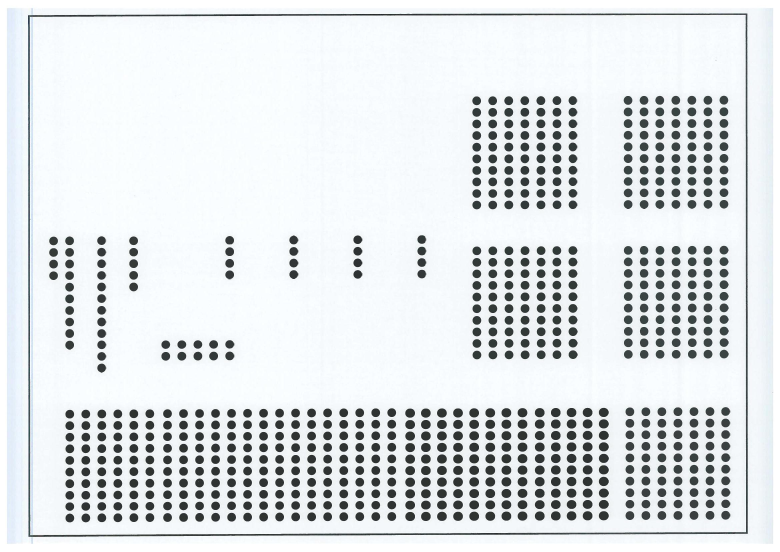
#> input picture tests/test_template.jpg, 2339 x 1656 px, found by its file name (shown at 1/3 size)
$ python questions.py
#> lines starting #> are read from the running program, lines starting #| are printed output that depends on the picture; after the words box and inside, x2 and y2 are one past the last pixel; in counts of white or black regions, pixels touching at a corner belong together
### formpy/utils/img_processing.py
from __future__ import annotations

import cv2
import numpy as np


class ImageAlignmentError(Exception):
    pass


def show_img(img: np.ndarray | list[np.ndarray], time: int = 0) -> None:
    """Utility to display all images in a window with window name = window(i)
    where i = index

    Args:
        img (np.ndarray | list[np.ndarray]): image to display as
        array read into array e.g. via cv2.imread()
        time (int, optional): Delay time in millisec to display window.
        Defaults to 0.
    """

    if type(img) != list:
        cv2.imshow("window", img)
    else:
        for i, im in enumerate(img):
            cv2.imshow("window" + str(i), im)
    cv2.waitKey(time)
    if time == 0:
        cv2.destroyAllWindows()


def thresh_img(
    img: np.ndarray, min_thresh: int = 100, max_thresh: int = 255
) -> np.ndarray:
    """Convert image to binary black and white image using thresholds

    Args:
        img (np.ndarray): image to threshold read into array
        e.g. via cv2.imread()
        min_thresh (int, optional): Pixels below this grayscale value will be
        converted to white pixels . Defaults to 100.
        max_thresh (int, optional): Pixels above this grayscale value will be
        converted to black pixels. Defaults to 255.

    Returns:
        np.ndarray: thresholded image with only black or white pixels
    """
    if len(img.shape) == 3 and img.shape[2] == 3:
        # three channels aka coloured img
        img_gray = cv2.cvtColor(img, cv2.COLOR_BGR2GRAY)
    else:
        # img already greyscale
        img_gray = img
    _, img_thresh = cv2.threshold(
        img_gray, min_thresh, max_thresh, cv2.THRESH_BINARY_INV
    )

    return img_thresh


def get_perspective_matrix(ordered_corner_pts: np.ndarray) -> np.ndarray:
    """Calculates a matrix from the corners of the aligment feature

    Args:
        ordered_corner_pts (np.ndarray): Corner points of rectangle alignment
        feature,
        ordered from top-left clockwise

    Returns:
        np.ndarray: perspective matrix to use to align page using
        cv2.getPerspectiveTransform()
    """
    # unpack ordered pts to find widths and heights
    (tl, tr, br, bl) = ordered_corner_pts

    # use euclidean distances (finally a use for pythagoras lol) -
    # taken from pyimagesearch.com
    widthA = np.sqrt(((br[0] - bl[0]) ** 2) + ((br[1] - bl[1]) ** 2))
    widthB = np.sqrt(((tr[0] - tl[0]) ** 2) + ((tr[1] - tl[1]) ** 2))
    heightA = np.sqrt(((tr[0] - br[0]) ** 2) + ((tr[1] - br[1]) ** 2))
    heightB = np.sqrt(((tl[0] - bl[0]) ** 2) + ((tl[1] - bl[1]) ** 2))

    # find max heights/widths - i.e from top/bottom, left/right
    maxWidth = max(int(widthA), int(widthB))
    maxHeight = max(int(heightA), int(heightB))

    # initialise dst array for transformation -
    # i.e. map corners of img onto this matrix
    dst = np.array(
        [
            [0, 0],
            [maxWidth - 1, 0],
            [maxWidth - 1, maxHeight - 1],
            [0, maxHeight - 1],
        ],
        dtype="float32",
    )

    return dst


def get_outer_box(img: np.ndarray) -> np.ndarray:
    """Finds the rectangle alignment feature in the image

    Args:
        img (np.ndarray): image to detect the outer box from

    Raises:
        ImageAlignmentError: if outer box is not detected

    Returns:
        np.ndarray: returns the 4 coordinates of the corners of the rectangle
        alignment feature,
        ordered from top-left clockwise
    """
    # enhance image to improve contour detection
    if len(img.shape) == 3:
        img_gray = cv2.cvtColor(img, cv2.COLOR_BGR2GRAY)
    else:
        img_gray = img
    img_bilat = cv2.bilateralFilter(img_gray, 11, 500, 0)
    img_edge = cv2.Canny(img_bilat, 20, 100)

    # find outer rectangle

    conts, _ = cv2.findContours(img_edge, cv2.RETR_LIST, cv2.CHAIN_APPROX_SIMPLE)
    # find top 10 biggest contours by area
    areas = []
    for c in conts:
        areas.append([c, cv2.contourArea(c), cv2.arcLength(c, True)])

    # sort by arclength and area - (neither work consistently for now :( )
    length_sort = sorted(areas, key=lambda x: x[2], reverse=True)
    area_sort = sorted(areas, key=lambda x: x[1], reverse=True)

    area_conts = [i[0] for i in area_sort]
    length_conts = [i[0] for i in length_sort]

    area_cont_max_x = max(i[0][0] for i in area_conts[0])
    area_cont_max_y = max(i[0][1] for i in area_conts[0])
    length_cont_max_x = max(i[0][0] for i in length_conts[0])
    length_cont_max_y = max(i[0][1] for i in length_conts[0])

    if area_cont_max_x >= length_cont_max_x:
        if area_cont_max_y >= length_cont_max_y:
            # outer contour found with area method
            top_contours = area_sort[:5]
        else:
            raise ImageAlignmentError("Image Alignment Failed: outer box not detected")
    elif area_cont_max_x < length_cont_max_x:
        if area_cont_max_y < length_cont_max_y:
            # outer contour found with length method
            top_contours = length_sort[:5]
        else:
            raise ImageAlignmentError("Image Alignment Failed: outer box not detected")

    # find outer rectangle
    for c in top_contours:
        # approximate curve to check if its rectangularish
        approx = cv2.approxPolyDP(c[0], 0.0015 * c[2], True)
        # check number of corners in apprximated polygon
        if len(approx) >= 4:
            pts = np.zeros((4, 2), dtype="float32")
            # top left
            pts[0] = approx[np.argmin(approx.sum(axis=2))]
            # top right
            pts[2] = approx[np.argmax(approx.sum(axis=2))]

            # smallest difference x-y = top right
            pts[1] = approx[np.argmin(np.diff(approx, axis=2))]
            # largest difference x-y = bottom left
            pts[3] = approx[np.argmax(np.diff(approx, axis=2))]

            break

    return pts


def align_page(img: np.ndarray, corner_pts: np.ndarray | None = None) -> np.ndarray:
    """Applys perspective transform to align the image using a rectangle
    alignment feature on the image

    Args:
        img (np.ndarray): image of form or template read into array
        e.g. via cv2.imread()
        corner_pts (np.ndarray | None, optional): 4 coordinates of the corners
        of the rectangle alignment feature,
        ordered from top-left clockwise. Defaults to None, and the rectangle
        feature will be detected automatically.

    Returns:
        np.ndarray: aligned image
    """

    if corner_pts is not None:
        ordered_pts = corner_pts
    else:
        ordered_pts = get_outer_box(img)

    dst = get_perspective_matrix(ordered_pts)

    width = int(dst[2][0])
    height = int(dst[2][1])

    # transformation matrix
    matrix = cv2.getPerspectiveTransform(ordered_pts, dst)

    # transform image and resize to original size
    # (map spots to correct locations)
    img_warp = cv2.warpPerspective(img, matrix, (width, height))

    # TODO add rotation feature (separate func probably) -
    # TODO add detection mechanism for choosing rotation
    # e.g. top left spot or something

    # if img_warp.shape[0] > img_warp.shape[1]:
    #     img_warp = cv2.rotate(img_warp, cv2.ROTATE_90_CLOCKWISE)

    return img_warp


def process_img(img: np.ndarray) -> np.ndarray:
    """Converts image to binary black & white and aligns the page using the
    rectangle alignment feature

    Args:
        img (np.ndarray): image read into array e.g. via cv2.imread()

    Returns:
        np.ndarray: binary black and white, aligned image
    """

    img_thresh = thresh_img(img)
    img_aligned = align_page(img_thresh)
    return img_aligned

### formpy/questions.py
"""
This module contains the Question, Answer and Form classes.

A Form class will represent one page of a completed form that contains a
list of questions. Each question contains a list of possible answers
which are defined by their x,y coordinates, radius and threshold which
is used to check the filled in status and find answer(s) to question.
"""
# TODO remove class inheritance from form and class - no overlapping methods etc
# TODO make template a property of the form to access question/answer instances
# TODO i.e. form.template.question.answers[0].filled -> True
# TODO or make question/answer directly accessible from form object after it has been instantiated with a template
# TODO i.e. for form.__init__(): self.questions = self.template.questions
from __future__ import annotations

import json
from typing import Tuple

import cv2
import numpy as np

import formpy.utils.img_processing as ip
from formpy.utils.template_definition import find_spots

CIRCLE_RADIUS = 15


class Answer:
    """Class to represent answer and fill status."""

    def __init__(
        self,
        x: int,
        y: int,
        value: str,
        circle_radius: int = CIRCLE_RADIUS,
        filled_threshold: float = 0.8,
    ):
        """Individual spot corresponding to one possible answer.

        Args:
            x (int): x coordinate of answer
            y (int): y coordinate of answer
            circle_radius (int): radius of answer spot
            form_img (np.ndarray): image of form.
            value (str): value that the answer represents.
        """
        self.x = x
        self.y = y
        self.circle_radius = circle_radius
        self.value = value
        self.filled_threshold = filled_threshold

    def is_filled(self, form_img) -> bool:
        return self.calc_filled_perc(form_img) >= self.filled_threshold

    # [20 lines left out: functions mark_answer, calc_filled_perc, not called in this run]


class Question:
    """Class to represent a question containing multiple possible answers."""

    def __init__(
        self, question_id: int, answers: list[Answer], multiple: bool
    ):
        """Return Question instance to represent group of answers belonging to a question.

        Args:
            question_id (int): Unique ID to keep track of question number.
            form_img (np.ndarray): image of form.
            answers (list[Answer]): All spots that reference a possible answer.
            multiple (bool): Set to true if question has multiple possible answers.
        """
        self.answers = answers
        self.multiple = multiple
        self.question_id = question_id

    # [6 lines left out: function question_img, not called in this run]

    @property
    def search_area_x0(self):
        return min([ans.x for ans in self.answers])

    @property
    def search_area_x1(self):
        return max([ans.x for ans in self.answers])

    @property
    def search_area_y0(self):
        return min([ans.y for ans in self.answers])

    @property
    def search_area_y1(self):
        return max([ans.y for ans in self.answers])

    # [12 lines left out: function find_answers, not called in this run]


class Form:
    """Class to represent a single paged form containing questions."""

    # [16 lines left out: function __init__, not called in this run]

    def __repr__(self) -> str:
        return f"Form with {len(self.questions)} questions and {sum([len(i.answers) for i in self.questions])}"

    # [20 lines left out: function mark_all_answers, not called in this run]


class Template:
    def __init__(self, img: np.ndarray, questions: list[Question], circle_radius:int=CIRCLE_RADIUS):
        self.questions = questions
        self.img = ip.process_img(img)
        self.circle_radius = circle_radius

    # [83 lines left out: function from_img_template, not called in this run]

    @classmethod
    def from_json(cls, json_path: str, img_path: str) -> Form:
        """Return Form instance from pre-configured JSON.

        Args:
            json_path (str): Path to JSON containing configuration for form template.
            img_path (str): Path to image of template.

        Returns:
            Form: Return form instantiated from JSON config and image.
        """
#> called with json_path = 'tests/test_template.json', img_path = 'tests/test_template.jpg'
        #TODO add circle radius metadata
        img = cv2.imread(img_path)
#> img is the input picture: shape (1656, 2339, 3); mean B, G, R 229, 226.9, 222.7

        with open(json_path, "r") as fp:
#> (reads tests/test_template.json from the repository)
            template = json.load(fp)

        questions = []

        for question_id in template.keys():
            answers = []

            for answer in template[question_id]:
                x, y = answer["answer_coords"]
                answer_val = answer["answer_val"]
                answers.append(Answer(x, y, answer_val))

            question = Question(
                question_id=int(question_id), answers=answers, multiple=None
            )
            questions.append(question)

        return Template(img, questions)
#> in thresh_img, `_, img_thresh = cv2.threshold( img_gray, min_thresh, max_thresh, cv2.T..`:
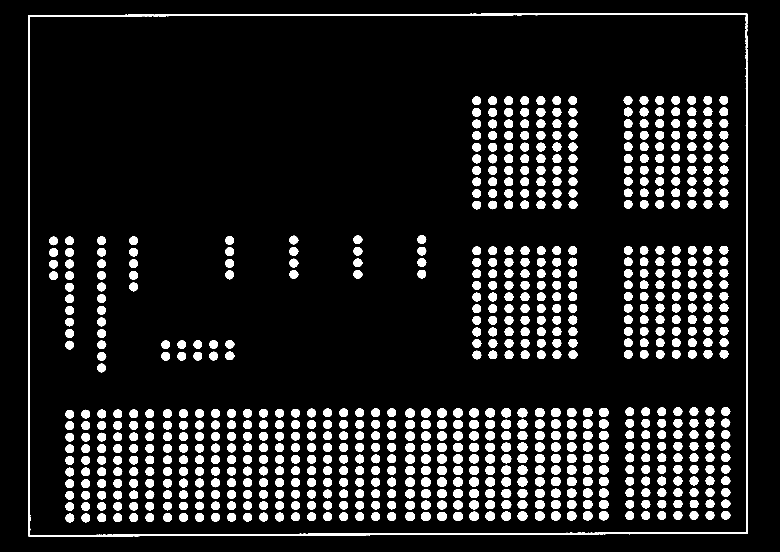
#> img_thresh: shape (1656, 2339) (shown at 1/3 size); 11.1% white; 751 white regions (3 under 20 px), largest, box (x1, y1, x2, y2) and area: (84, 41, 2243, 1610) 32298, (1553, 1432, 1582, 1459) 627, (1408, 1432, 1437, 1459) 626
#> in get_outer_box, `img_edge = cv2.Canny(img_bilat, 20, 100)`:
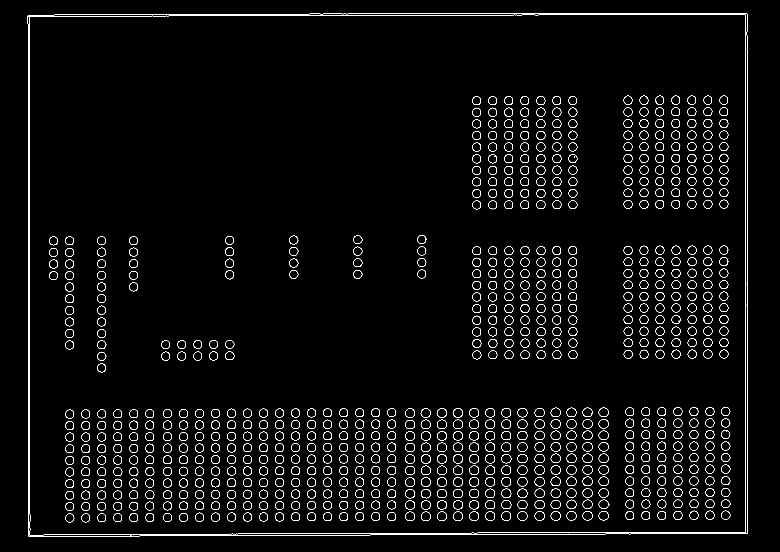
#> img_edge: shape (1656, 2339) (shown at 1/3 size); 2% white in thin lines or dots, all inside (x1, y1, x2, y2) = (83, 40, 2243, 1610)
#> in get_outer_box, `conts, _ = cv2.findContours(img_edge, cv2.RETR_LIST, cv2.CHAIN_APPROX_..`: conts = 1510 contours, 28 with area under 20; largest, box (x1, y1, x2, y2) and area: (83, 40, 2243, 1610) 3371248, (83, 40, 2243, 1610) 3371244, (1552, 1431, 1582, 1459) 632, (1748, 1430, 1777, 1458) 628, (1748, 1533, 1777, 1561) 627
#> after the loop in get_outer_box, `for c in conts:`: areas = 1510 items
#> in get_outer_box, `area_conts = [i[0] for i in area_sort]`: area_conts has the same summary as conts
#> in get_outer_box, `length_conts = [i[0] for i in length_sort]`: length_conts = 1510 contours, 28 with area under 20; largest, box (x1, y1, x2, y2) and area: (83, 40, 2243, 1610) 3371248, (83, 40, 2243, 1610) 3371244, (1552, 1431, 1582, 1459) 632, (1748, 1430, 1777, 1458) 628, (1407, 1431, 1437, 1459) 627
#> in get_outer_box, `area_cont_max_x = max(i[0][0] for i in area_conts[0])`: area_cont_max_x = 2242
#> in get_outer_box, `area_cont_max_y = max(i[0][1] for i in area_conts[0])`: area_cont_max_y = 1609
#> in get_outer_box, `length_cont_max_x = max(i[0][0] for i in length_conts[0])`: length_cont_max_x = 2242
#> in get_outer_box, `length_cont_max_y = max(i[0][1] for i in length_conts[0])`: length_cont_max_y = 1609
#> in get_outer_box, `top_contours = area_sort[:5]`: top_contours = 5 items
#> the loop in get_outer_box, `for c in top_contours:` made 1 pass
#> approx on pass 1: [[2241, 41], [85, 45], [85, 1608], [2242, 1600]]
#> in align_page, `ordered_pts = get_outer_box(img)`: ordered_pts = [[85, 45], [2241, 41], [2242, 1600], [85, 1608]]
#> in get_perspective_matrix, `(tl, tr, br, bl) = ordered_corner_pts`: tl = [85, 45]; tr = [2241, 41]; br = [2242, 1600]; bl = [85, 1608]
#> in get_perspective_matrix, `widthA = np.sqrt(((br[0] - bl[0]) ** 2) + ((br[1] - bl[1]) ** 2))`: widthA = 2157
#> in get_perspective_matrix, `widthB = np.sqrt(((tr[0] - tl[0]) ** 2) + ((tr[1] - tl[1]) ** 2))`: widthB = 2156
#> in get_perspective_matrix, `heightA = np.sqrt(((tr[0] - br[0]) ** 2) + ((tr[1] - br[1]) ** 2))`: heightA = 1559
#> in get_perspective_matrix, `heightB = np.sqrt(((tl[0] - bl[0]) ** 2) + ((tl[1] - bl[1]) ** 2))`: heightB = 1563
#> in get_perspective_matrix, `maxWidth = max(int(widthA), int(widthB))`: maxWidth = 2157
#> in get_perspective_matrix, `maxHeight = max(int(heightA), int(heightB))`: maxHeight = 1563
#> in get_perspective_matrix, `dst = np.array( [ [0, 0], [maxWidth - 1, 0], [maxWidth - 1, maxHeight ..`: dst = [[0, 0], [2156, 0], [2156, 1562], [0, 1562]]
#> in align_page, `width = int(dst[2][0])`: width = 2156
#> in align_page, `height = int(dst[2][1])`: height = 1562
#> in align_page, `matrix = cv2.getPerspectiveTransform(ordered_pts, dst)`: matrix = [[0.997, 1.42e-19, -84.78], [0.00185, 1, -45.15], [-1.19e-06, 2.97e-07, 1]]
#> in align_page, `img_warp = cv2.warpPerspective(img, matrix, (width, height))`:
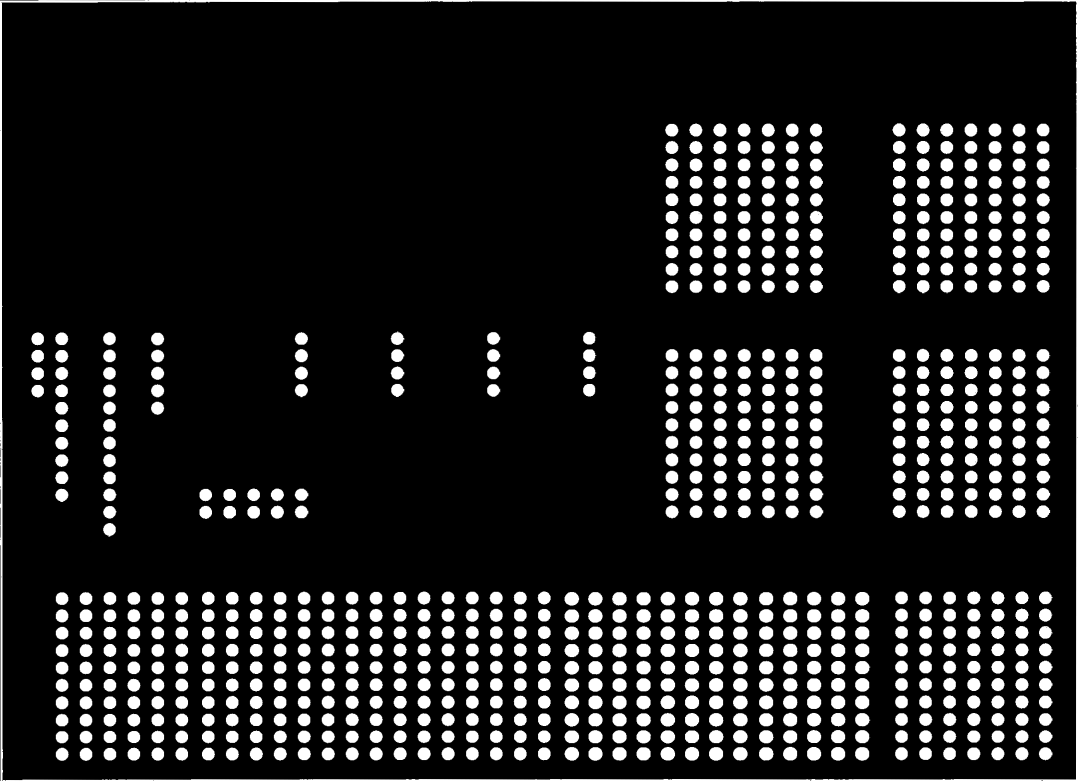
#> img_warp: shape (1562, 2156) (shown at 1/2 size); min 0, max 255, mean 32.1

    # [57 lines left out: functions from_dict, to_dict, perspective_matrix, not called in this run]


if __name__ == "__main__":
    template = Template.from_json(
        "tests/test_template.json", "tests/test_template.jpg"
    )

    ip.show_img(template.img)
#> (the run stopped early here; a loop or call above may not have finished)
